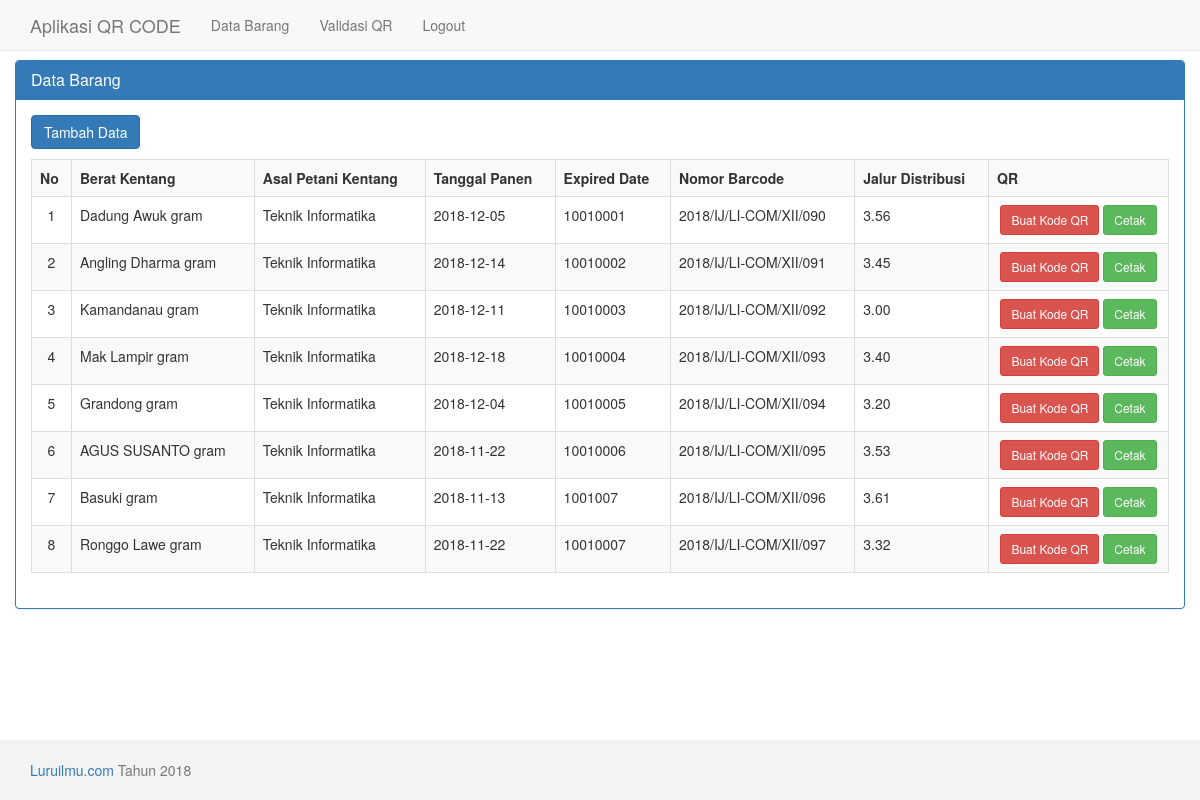
Page /data_barang.php (signed in) on the committed database.
### tables this page shows
CREATE TABLE `mahasiswa` (
  `id` int(10) NOT NULL AUTO_INCREMENT,
  `npm` varchar(10) DEFAULT NULL,
  `nama_mhs` varchar(40) DEFAULT NULL,
  `prodi` varchar(40) DEFAULT NULL,
  `tgl_lulus` date DEFAULT NULL,
  `no_ijazah` varchar(40) DEFAULT NULL,
  `ipk` decimal(3,2) DEFAULT NULL,
  PRIMARY KEY (`id`)
);

### data_barang.php (the view, shortened to what this page needs)
<?php include "header.php"; ?>
<div class="container">
<?php
$view = isset($_GET['view']) ? $_GET['view'] : null;
switch($view){
	default:
	?>
	<div class="row">
		<div class="panel panel-primary">
			<div class="panel-heading">
				<h3 class="panel-title">Data Barang</h3>
			</div>
			<div class="panel-body">
				<a class="btn btn-primary" style="margin-bottom: 10px" href="data_barang.php?view=tambah">Tambah Data</a>
				<table class="table table-bordered table-striped">
					<tr>
						<th>No</th>
						<th>Berat Kentang</th>
						<th>Asal Petani Kentang</th>
						<th>Tanggal Panen</th>
						<th>Expired Date</th>
						<th>Nomor Barcode</th>
						<th>Jalur Distribusi</th>
						<th>QR</th>
					</tr>
					<?php
					$sql=mysqli_query($konek, "SELECT * FROM mahasiswa ORDER BY id ASC");
					$no=1;
					while($d=mysqli_fetch_array($sql)){
						echo "<tr>
							<td width='40px' align='center'>$no</td>
							<td>$d[nama_mhs] gram</td>
							<td>$d[prodi]</td>
							<td>$d[tgl_lulus]</td>
							<td>$d[npm]</td>
							<td>$d[no_ijazah]</td>
							<td>$d[ipk]</td>
							<td width='180px' align='center'>
								<a class='btn btn-danger btn-sm' href='buatQRCode.php?npm=$d[npm]&nomor=$d[no_ijazah]'>Buat Kode QR</a>
								<a class='btn btn-success btn-sm' href='cetak_ijazah.php?id=$d[id]' target='_blank'>Cetak</a>
							</td>
						</tr>";
						$no++;
					}
					?>
				</table>
			</div>
		</div>
	</div>
<?php
	break;
?>
<?php
}
?>
</div>
<?php include "footer.php"; ?>

### header.php (shortened to what this page needs)
<!DOCTYPE html>
<html>
<head>
    <link href="./assets/css/bootstrap.min.css" rel="stylesheet">
    <link href="./assets/style.css" rel="stylesheet">
</head>
<body>
    <nav class="navbar navbar-default navbar-fixed-top">
      <div class="container">
        <div class="navbar-header">
          <a class="navbar-brand" href="./">Aplikasi QR CODE</a>
        </div>
        <div id="navbar" class="collapse navbar-collapse">
          <ul class="nav navbar-nav">
            <li><a href="data_barang.php">Data Barang</a></li>
            <li><a href="./validasi">Validasi QR</a></li>
            <li><a href="logout.php">Logout</a></li>
          </ul>
        </div>
      </div>
    </nav>

### footer.php (shortened to what this page needs)
	<footer class="footer">
      <div class="container">
        <p class="text-muted"><a href="https://luruilmu.com" target="_blank">Luruilmu.com</a> Tahun 2018</p>
      </div>
    </footer>
</body>
</html>

### assets/style.css (style rules this page uses)
html { position: relative; min-height: 100%; }
body { margin-bottom: 60px; }
body > .container { padding: 60px 15px 0; }
.container .text-muted { margin: 20px 0; }
.footer { position: absolute; bottom: 0; width: 100%; height: 60px; background-color: #f3f3f3; }
.footer > .container { padding-right: 15px; padding-left: 15px; }

### rows in the picture
mahasiswa: nama_mhs "Dadung Awuk", prodi "Teknik Informatika", tgl_lulus "2018-12-05", npm "10010001", no_ijazah "2018/IJ/LI-COM/XII/090", ipk "3.56"
mahasiswa: nama_mhs "Angling Dharma", prodi "Teknik Informatika", tgl_lulus "2018-12-14", npm "10010002", no_ijazah "2018/IJ/LI-COM/XII/091", ipk "3.45"
mahasiswa: nama_mhs "Kamandanau", prodi "Teknik Informatika", tgl_lulus "2018-12-11", npm "10010003", no_ijazah "2018/IJ/LI-COM/XII/092", ipk "3.00"
mahasiswa: nama_mhs "Mak Lampir", prodi "Teknik Informatika", tgl_lulus "2018-12-18", npm "10010004", no_ijazah "2018/IJ/LI-COM/XII/093", ipk "3.40"
mahasiswa: nama_mhs "Grandong", prodi "Teknik Informatika", tgl_lulus "2018-12-04", npm "10010005", no_ijazah "2018/IJ/LI-COM/XII/094", ipk "3.20"
mahasiswa: nama_mhs "AGUS SUSANTO", prodi "Teknik Informatika", tgl_lulus "2018-11-22", npm "10010006", no_ijazah "2018/IJ/LI-COM/XII/095", ipk "3.53"
mahasiswa: nama_mhs "Basuki", prodi "Teknik Informatika", tgl_lulus "2018-11-13", npm "1001007", no_ijazah "2018/IJ/LI-COM/XII/096", ipk "3.61"
mahasiswa: nama_mhs "Ronggo Lawe", prodi "Teknik Informatika", tgl_lulus "2018-11-22", npm "10010007", no_ijazah "2018/IJ/LI-COM/XII/097", ipk "3.32"
